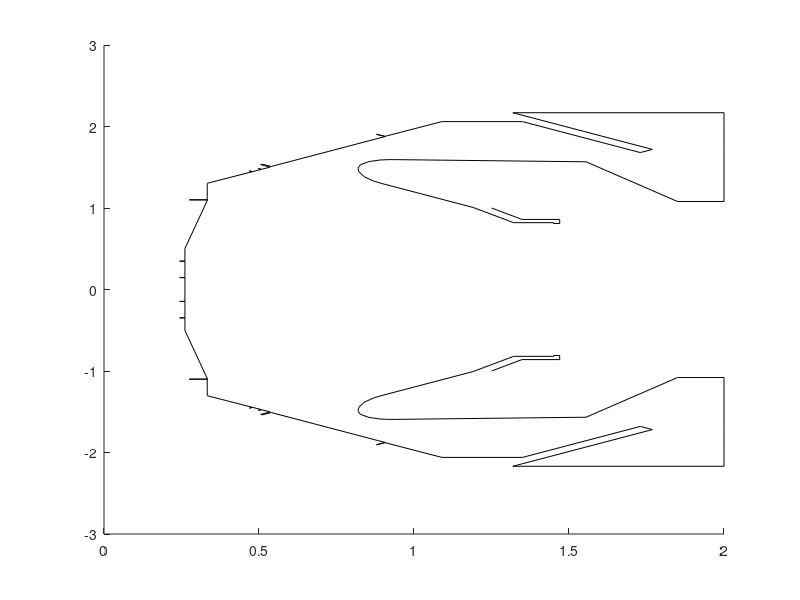

Source code (MATLAB):
function result=divertor_geometry_13_09_06_P6_DivSOL_jrh
% result=divertor_geometry

data=[         ...
1250.27,1000;
1348.30,860;
1470.00,860;
1470.00,810;
1450.00,810;
1450.00,820;
1321.37,820;
1190.43,1007;
892.96,1303.96;
869.38,1331.21;
839.81,1382.58;
822.29,1445.1;
819.74,1481.24;
819.74,1493.6;
827.34,1531.85;
854.8,1569.64;
890.17,1589.13;
919.74,1593.6;
940.66,1593.58;
%1721.01,1559.43;
1555.0,1567.0;
%1897.34,1682.89;
1850.0,1080.0;
%1915.44,1682.89;
2000.0,1080.0;
%1915.44,1795.2;
2000.0,1700.0;
%1970,1795.2;
%1970,2035;
2000,2035;
2000,    2169; ...
1318.8,  2169; ...
1768.9,  1718.9; ...
1730.071,1680; ...
1350,    2060; ...
1090,    2060; ...
1090,    2060; ...
905.756, 1878.584;...
878.886, 1905.454;...
878.886, 1905.454;...
907.17,  1877.17;...
539.48,  1509.48;...
511.196, 1537.764;...
505.534, 1532.106;...
535.94,  1501.70; ...
507.4,   1473.756; ...
497.4,   1483.756; ...
507.4,   1473.756; ...
478.8,   1445.754; ...
468.8,   1455.754; ...
478.8,   1445.754; ...
333,     1303; ...
333,	 1100; ...
275,	 1100; ...
334,	 1100; ...
261,	  502; ...
261,	  348; ...
244,	  348; ...
261,	  348; ...
261,	  146; ...
244,	  146; ...
261,	  146; ...
261,	    0];

r1=data(:, 1)'/1e3;
z1=data(:, 2)'/1e3;


if nargout == 0
	line(r1, z1,0*z1,'Color','k');
	line(r1, -z1,0*z1,'Color','k');
end

target=struct('r', r1, 'z', z1);

result=target;
